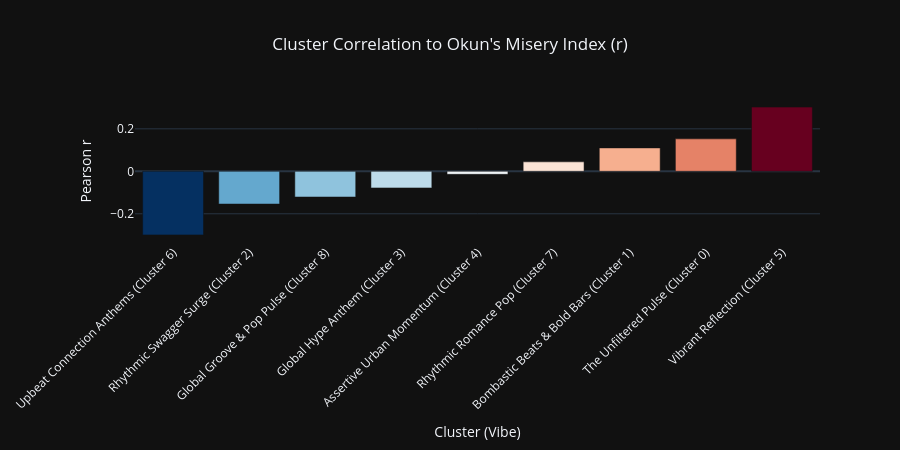

Write notebook code for a chart like this one.
### Markdown cell above
### 5.3 Cluster Econometric Visualizations

We map the catchy names to the clusters and plot their static Pearson correlation
against Okun's Misery Index (r), and display the final summary table.

### Code cell
# 1. Build a tidy correlation DataFrame from static_corr
#    static_corr has columns: cluster, pearson_r, pearson_p, spearman_r, spearman_p
cluster_corr_df = static_corr[["cluster", "pearson_r"]].copy()
cluster_corr_df["cluster_id"] = cluster_corr_df["cluster"].str.replace("cluster_", "").astype(int)
cluster_corr_df['Label'] = cluster_corr_df["cluster_id"].apply(lambda x: "Cluster_" + str(x)) 
cluster_corr_df["Catchy Name"] = cluster_corr_df["Label"].map(cluster_name_mapping)
cluster_corr_df["Label"] = cluster_corr_df.apply(
    lambda r: f"{r['Catchy Name']} (Cluster {r['cluster_id']})"
    if pd.notna(r["Catchy Name"]) else f"Cluster {r['cluster_id']}",
    axis=1,
)

cluster_corr_df = cluster_corr_df.rename(columns={"pearson_r": "Misery Correlation (r)"})
cluster_corr_df = cluster_corr_df.sort_values("Misery Correlation (r)")

# 3. Visualize cluster correlations to the Misery Index
fig = px.bar(
    cluster_corr_df,
    x="Label",
    y="Misery Correlation (r)",
    color="Misery Correlation (r)",
    color_continuous_scale=px.colors.diverging.RdBu_r,
    title="Cluster Correlation to Okun's Misery Index (r)",
    labels={"Misery Correlation (r)": "Pearson r", "Label": "Cluster (Vibe)"},
    template="plotly_dark",
    height=450,
)
fig.update_layout(
    coloraxis_showscale=False,
    xaxis_tickangle=-45,
    margin=dict(b=160),
    title_x=0.5,
    title_xanchor="center",
)
fig.show()

### Figure 1 — Plotly figure (JSON) as saved in the notebook; plotly's stock layout.template omitted (floating-point values rounded to 4 significant figures)
{"data": [{"hovertemplate": "Cluster (Vibe)=%{x}<br>Pearson r=%{marker.color}<extra></extra>", "legendgroup": "", "marker": {"color": [-0.2994, -0.1541, -0.1209, -0.0782, -0.0143, 0.0446, 0.1101, 0.1527, 0.3023], "coloraxis": "coloraxis", "pattern": {"shape": ""}}, "name": "", "orientation": "v", "showlegend": false, "textposition": "auto", "type": "bar", "x": ["Upbeat Connection Anthems (Cluster 6)", "Rhythmic Swagger Surge (Cluster 2)", "Global Groove & Pop Pulse (Cluster 8)", "Global Hype Anthem (Cluster 3)", "Assertive Urban Momentum (Cluster 4)", "Rhythmic Romance Pop (Cluster 7)", "Bombastic Beats & Bold Bars (Cluster 1)", "The Unfiltered Pulse (Cluster 0)", "Vibrant Reflection (Cluster 5)"], "xaxis": "x", "y": [-0.2994, -0.1541, -0.1209, -0.0782, -0.0143, 0.0446, 0.1101, 0.1527, 0.3023], "yaxis": "y"}], "layout": {"barmode": "relative", "coloraxis": {"autocolorscale": false, "colorbar": {"title": {"text": "Pearson r"}}, "colorscale": [[0, "rgb(5,48,97)"], [0.1, "rgb(33,102,172)"], [0.2, "rgb(67,147,195)"], [0.3, "rgb(146,197,222)"], [0.4, "rgb(209,229,240)"], [0.5, "rgb(247,247,247)"], [0.6, "rgb(253,219,199)"], [0.7, "rgb(244,165,130)"], [0.8, "rgb(214,96,77)"], [0.9, "rgb(178,24,43)"], [1, "rgb(103,0,31)"]], "showscale": false}, "height": 450, "legend": {"tracegroupgap": 0}, "margin": {"b": 160}, "title": {"text": "Cluster Correlation to Okun's Misery Index (r)", "x": 0.5, "xanchor": "center"}, "xaxis": {"anchor": "y", "domain": [0, 1], "tickangle": -45, "title": {"text": "Cluster (Vibe)"}}, "yaxis": {"anchor": "x", "domain": [0, 1], "title": {"text": "Pearson r"}}}}
